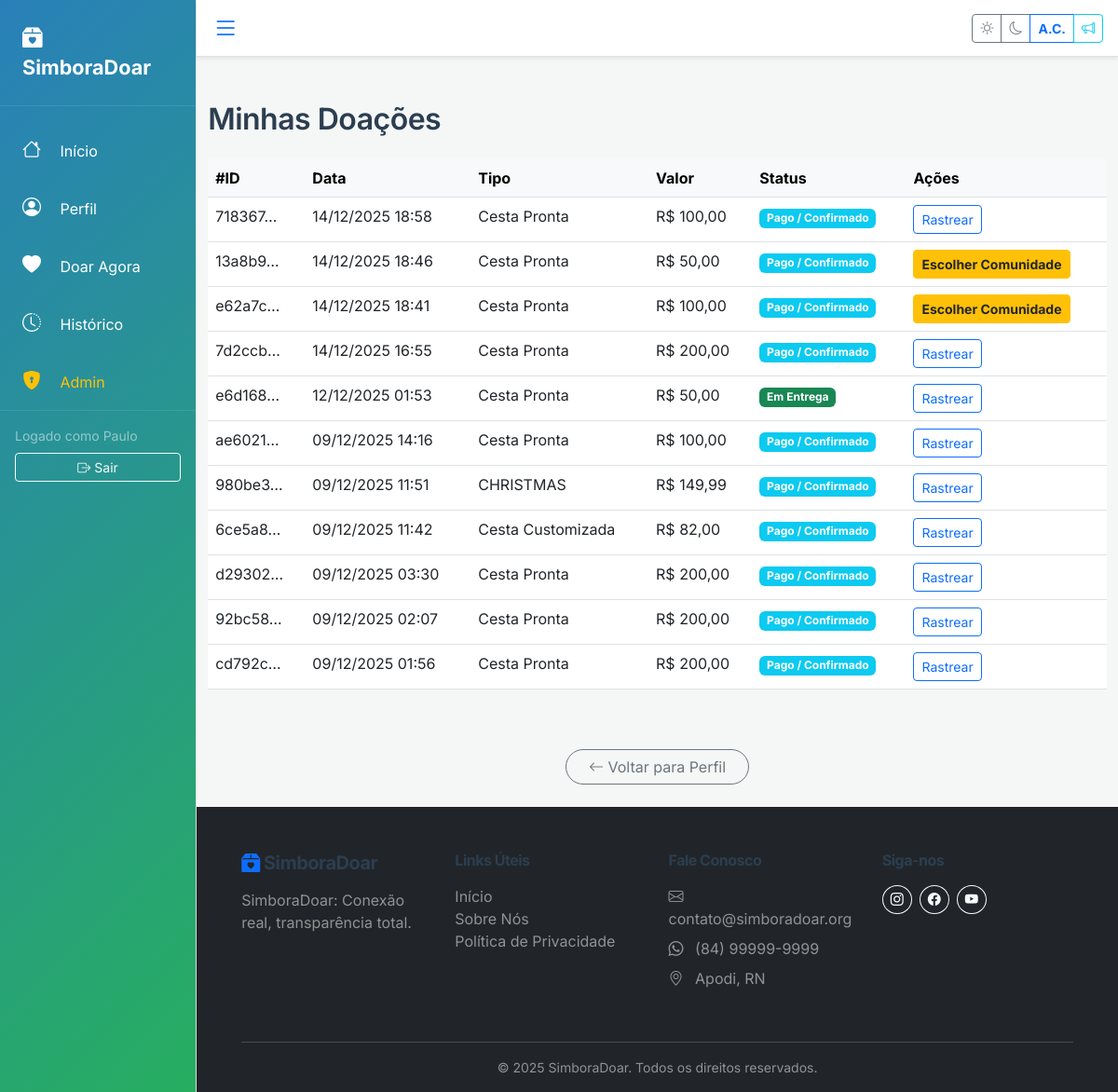
Screenshot of /my-donations/ (signed in) with the database file from the repository.
### core/models.py (models this page shows, shortened)
class User(AbstractUser):
    cpf = models.CharField(max_length=14, unique=True, verbose_name="CPF")
    phone = models.CharField(max_length=15, verbose_name="Telefone")
    REQUIRED_FIELDS = ['email', 'cpf', 'phone']

class Donation(models.Model):
    STATUS_CHOICES = [
        ('PENDING', 'Pendente'),
        ('PAID', 'Pago / Confirmado'),
        ('DELIVERING', 'Em Entrega'),
        ('COMPLETED', 'Entregue'),
    ]
    TYPE_CHOICES = [
        ('PREMADE', 'Cesta Pronta'),
        ('CUSTOM', 'Cesta Customizada'),
    ]
    id = models.UUIDField(primary_key=True, default=uuid.uuid4, editable=False)
    user = models.ForeignKey(User, on_delete=models.CASCADE, related_name='donations')
    community = models.ForeignKey(Community, on_delete=models.SET_NULL, null=True, blank=True, related_name='donations', verbose_name="Comunidade Destino")
    type = models.CharField(max_length=20, choices=TYPE_CHOICES)
    items = models.JSONField(default=list, verbose_name="Itens da Cesta")
    total_value = models.DecimalField(max_digits=10, decimal_places=2, default=0.00)
    status = models.CharField(max_length=20, choices=STATUS_CHOICES, default='PENDING')
    created_at = models.DateTimeField(auto_now_add=True)

### core/views.py (the view)
# urls.py: path('my-donations/', views.my_donations, name='my_donations'),
@login_required
def my_donations(request):
    donations = Donation.objects.filter(user=request.user).order_by('-created_at')
    return render(request, 'core/my_donations.html', {'donations': donations})

### templates/core/my_donations.html
{% extends 'base.html' %}
{% block content %}
<div class="container mt-5">
    <h2 class="mb-4">Minhas Doações</h2>
    {% if donations %}
    <div class="table-responsive">
        <table class="table table-hover">
            <thead class="table-light">
                <tr>
                    <th>#ID</th>
                    <th>Data</th>
                    <th>Tipo</th>
                    <th>Valor</th>
                    <th>Status</th>
                    <th>Ações</th>
                </tr>
            </thead>
            <tbody>
                {% for donation in donations %}
                <tr>
                    <td>{{ donation.id|truncatechars:8 }}</td>
                    <td>{{ donation.created_at|date:"d/m/Y H:i" }}</td>
                    <td>{{ donation.get_type_display }}</td>
                    <td>R$ {{ donation.total_value|floatformat:2 }}</td>
                    <td>
                        <span
                            class="badge {% if donation.status == 'PENDING' %}bg-warning{% elif donation.status == 'PAID' %}bg-info{% else %}bg-success{% endif %}">
                            {{ donation.get_status_display }}
                        </span>
                    </td>
                    <td>
                        {% if donation.status == 'PENDING' %}
                        <a href="{% url 'payment' donation.id %}" class="btn btn-sm btn-primary">Pagar</a>
                        {% elif not donation.community %}
                        <a href="{% url 'choose_community' donation.id %}"
                            class="btn btn-sm btn-warning fw-bold text-dark">Escolher Comunidade</a>
                        {% else %}
                        <a href="{% url 'tracking' donation.id %}" class="btn btn-sm btn-outline-primary">Rastrear</a>
                        {% endif %}
                    </td>
                </tr>
                {% endfor %}
            </tbody>
        </table>
    </div>
    {% else %}
    <div class="alert alert-info">Você ainda não fez nenhuma doação.</div>
    <a href="{% url 'donate_options' %}" class="btn btn-primary">Fazer Doação</a>
    {% endif %}
    <div class="text-center mt-5 mb-4">
        <a href="{% url 'profile' %}" class="btn btn-outline-secondary rounded-pill px-4"><i
                class="bi bi-arrow-left"></i> Voltar para Perfil</a>
    </div>
</div>
{% endblock %}

### templates/base.html (shortened to what this page needs)
{% load static %}
<!DOCTYPE html>
<html lang="pt-br">
<head>
    <link href="https://cdn.jsdelivr.net/npm/bootstrap@5.3.0/dist/css/bootstrap.min.css" rel="stylesheet">
    <link rel="stylesheet" href="https://cdn.jsdelivr.net/npm/bootstrap-icons@1.10.0/font/bootstrap-icons.css">
    <link rel="stylesheet" href="{% static 'css/styles.css' %}">
</head>
<body>
    {% if user.is_authenticated %}
    <div class="d-flex" id="wrapper">
        <div id="sidebar-wrapper" class="text-white sidebar">
            <div class="sidebar-heading border-bottom border-white border-opacity-10">
                <i class="bi bi-box2-heart-fill"></i> SimboraDoar
            </div>
            <div class="list-group list-group-flush mt-3">
                <a href="{% url 'index' %}"
                    class="list-group-item list-group-item-action text-white bg-transparent border-0">
                    <i class="bi bi-house me-3 fs-5"></i> Início
                </a>
                <a href="{% url 'profile' %}"
                    class="list-group-item list-group-item-action text-white bg-transparent border-0">
                    <i class="bi bi-person-circle me-3 fs-5"></i> Perfil
                </a>
                <a href="{% url 'donate_options' %}"
                    class="list-group-item list-group-item-action text-white bg-transparent border-0">
                    <i class="bi bi-heart-fill me-3 fs-5"></i> Doar Agora
                </a>
                <a href="{% url 'my_donations' %}"
                    class="list-group-item list-group-item-action text-white bg-transparent border-0">
                    <i class="bi bi-clock-history me-3 fs-5"></i> Histórico
                </a>
                {% if user.is_staff %}
                <a href="{% url 'admin:index' %}"
                    class="list-group-item list-group-item-action text-warning bg-transparent border-0">
                    <i class="bi bi-shield-lock-fill me-3 fs-5"></i> Admin
                </a>
                {% endif %}
                <div class="mt-auto p-3 border-top border-white border-opacity-10">
                    <small class="text-white-50 d-block mb-2">Logado como {{ user.username }}</small>
                    <form action="{% url 'logout' %}" method="post">
                        <button class="btn btn-outline-light w-100 btn-sm"><i class="bi bi-box-arrow-right"></i>
                            Sair</button>
                    </form>
                </div>
            </div>
        </div>
        <div id="page-content-wrapper">
            <nav class="navbar navbar-expand-lg global-navbar sticky-top px-3 shadow-sm">
                <button class="btn btn-link text-primary p-0 me-3" id="sidebarToggle">
                    <i class="bi bi-list fs-3"></i>
                </button>
                <div class="d-flex ms-auto gap-2">
                    <div class="btn-group btn-group-sm" role="group">
                        <button type="button" class="btn btn-outline-secondary" onclick="setTheme('light')"
                            title="Claro"><i class="bi bi-sun"></i></button>
                        <button type="button" class="btn btn-outline-secondary" onclick="setTheme('dark')"
                            title="Escuro"><i class="bi bi-moon"></i></button>
                        <button type="button" class="btn btn-outline-primary fw-bold"
                            onclick="setTheme('high-contrast')" title="Alto Contraste">A.C.</button>
                        <button type="button" class="btn btn-outline-info" onclick="toggleTTS()" title="Ler Página"><i
                                class="bi bi-megaphone"></i></button>
                    </div>
                </div>
            </nav>
            <main>
                    {% endif %}
                    {% block content %}{% endblock %}
                </main>
                <footer class="bg-dark text-white pt-5 pb-3 mt-auto">
                    <div class="container-fluid px-5">
                        <div class="row">
                            <div class="col-lg-3 col-md-6 mb-4">
                                <h5 class="fw-bold mb-3"><i class="bi bi-box2-heart-fill text-primary"></i>
                                    SimboraDoar</h5>
                                <p class="text-white-50">
                                    SimboraDoar: Conexão real, transparência total.
                                </p>
                            </div>
                            <div class="col-lg-3 col-md-6 mb-4">
                                <h6 class="fw-bold mb-3">Links Úteis</h6>
                                <ul class="list-unstyled text-white-50">
                                    <li><a href="{% url 'index' %}"
                                            class="text-white-50 text-decoration-none">Início</a></li>
                                    <li><a href="{% url 'about' %}" class="text-white-50 text-decoration-none">Sobre
                                            Nós</a></li>
                                    <li><a href="#" class="text-white-50 text-decoration-none text-nowrap">Política de
                                            Privacidade</a></li>
                                </ul>
                            </div>
                            <div class="col-lg-3 col-md-6 mb-4">
                                <h6 class="fw-bold mb-3">Fale Conosco</h6>
                                <ul class="list-unstyled text-white-50">
                                    <li class="mb-2"><i class="bi bi-envelope me-2"></i> contato@simboradoar.org
                                    </li>
                                    <li class="mb-2"><i class="bi bi-whatsapp me-2"></i> (84) 99999-9999</li>
                                    <li class="mb-2"><i class="bi bi-geo-alt me-2"></i> Apodi, RN</li>
                                </ul>
                            </div>
                            <div class="col-lg-3 col-md-6 mb-4">
                                <h6 class="fw-bold mb-3">Siga-nos</h6>
                                <div class="d-flex gap-2">
                                    <a href="#" class="btn btn-outline-light btn-sm rounded-circle"><i
                                            class="bi bi-instagram"></i></a>
                                    <a href="#" class="btn btn-outline-light btn-sm rounded-circle"><i
                                            class="bi bi-facebook"></i></a>
                                    <a href="#" class="btn btn-outline-light btn-sm rounded-circle"><i
                                            class="bi bi-youtube"></i></a>
                                </div>
                            </div>
                        </div>
                        <hr class="border-secondary opacity-50">
                        <div class="text-center text-white-50 small">
                            &copy; 2025 SimboraDoar. Todos os direitos reservados.
                        </div>
                    </div>
                </footer>
                {% if user.is_authenticated %}
        </div>
    </div>
    {% endif %}
</body>
</html>

### static/css/styles.css (style rules this page uses)
:root { --bg-color: #F4F7F6; --surface-color: #FFFFFF; --text-primary: #2C3E50; --text-secondary: #546E7A; --brand-blue: #2980B9; --brand-green: #27AE60; --border-color: #E0E0E0; --shadow: 0 4px 6px rgba(0, 0, 0, 0.05); --bs-body-font-family: 'Inter', sans-serif; }
body { font-family: 'Inter', sans-serif !important; background-color: var(--bg-color); color: var(--text-primary); transition: background-color 0.3s, color 0.3s; }
.sidebar { background-color: var(--surface-color); border-right: 1px solid var(--border-color); }
h1, h2, h3, h4, h5, h6 { font-weight: 600; letter-spacing: -0.5px; color: var(--text-primary); }
#sidebar-wrapper { background: linear-gradient(135deg, var(--brand-blue) 0%, var(--brand-green) 100%); }
.global-navbar { background-color: var(--surface-color) !important; border-bottom: 1px solid var(--border-color); transition: background-color 0.3s, border-color 0.3s; }

### templates/base.html (style rules this page uses)
#wrapper { overflow-x: hidden; }
#sidebar-wrapper { min-height: 100vh; margin-left: -16rem; transition: margin 0.25s ease-out; width: 16rem; }
#sidebar-wrapper .sidebar-heading { padding: 1.5rem; font-size: 1.35rem; font-weight: 700; }
#sidebar-wrapper .list-group-item { padding: 1rem 1.5rem; }
#page-content-wrapper { min-width: 100vw; width: 100%; }
@media (min-width: 768px) { #sidebar-wrapper { margin-left: 0; } }
@media (min-width: 768px) { #page-content-wrapper { min-width: 0; width: 100%; } }

### rows the page displays
User: username "Paulo"
Donation: id "718367…", created_at "14/12/2025 18:58", type "Cesta Pronta", total_value "100,00", status "Pago / Confirmado", shows "Rastrear"
Donation: id "13a8b9…", created_at "14/12/2025 18:46", type "Cesta Pronta", total_value "50,00", status "Pago / Confirmado", shows "Escolher Comunidade"
Donation: id "e62a7c…", created_at "14/12/2025 18:41", type "Cesta Pronta", total_value "100,00", status "Pago / Confirmado", shows "Escolher Comunidade"
Donation: id "7d2ccb…", created_at "14/12/2025 16:55", type "Cesta Pronta", total_value "200,00", status "Pago / Confirmado", shows "Rastrear"
Donation: id "e6d168…", created_at "12/12/2025 01:53", type "Cesta Pronta", total_value "50,00", status "Em Entrega", shows "Rastrear"
Donation: id "ae6021…", created_at "09/12/2025 14:16", type "Cesta Pronta", total_value "100,00", status "Pago / Confirmado", shows "Rastrear"
Donation: id "980be3…", created_at "09/12/2025 11:51", type "CHRISTMAS", total_value "149,99", status "Pago / Confirmado", shows "Rastrear"
Donation: id "6ce5a8…", created_at "09/12/2025 11:42", type "Cesta Customizada", total_value "82,00", status "Pago / Confirmado", shows "Rastrear"
Donation: id "d29302…", created_at "09/12/2025 03:30", type "Cesta Pronta", total_value "200,00", status "Pago / Confirmado", shows "Rastrear"
Donation: id "92bc58…", created_at "09/12/2025 02:07", type "Cesta Pronta", total_value "200,00", status "Pago / Confirmado", shows "Rastrear"
Donation: id "cd792c…", created_at "09/12/2025 01:56", type "Cesta Pronta", total_value "200,00", status "Pago / Confirmado", shows "Rastrear"
